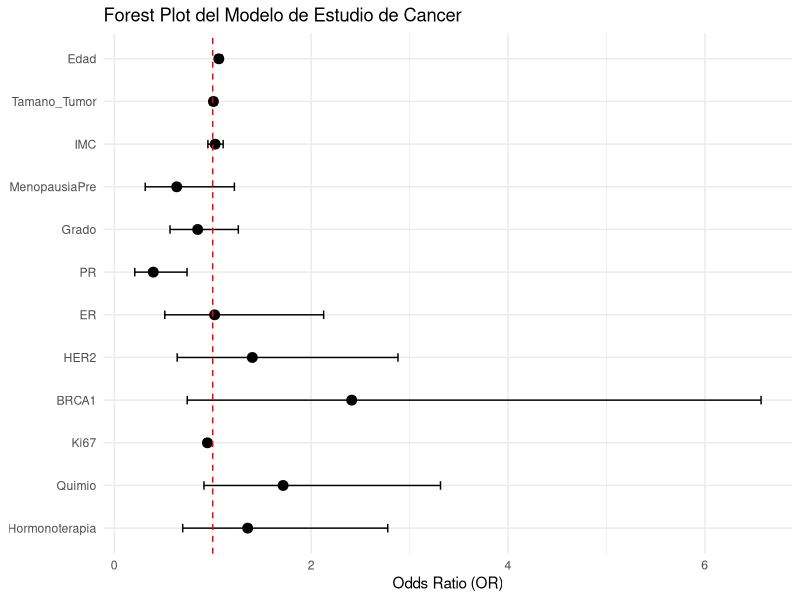
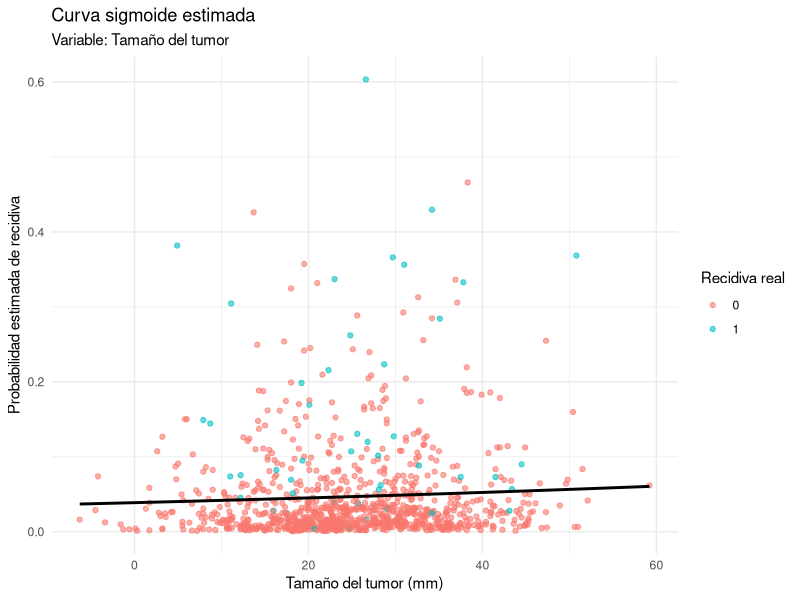

Write R code to recreate these figures, in order. (Note: this script raises an error after producing the figures.)
#---- 1. SIMULACION DE DATOS DE CANCER ----
##---- 1.1 FIJANDO LA SEMILLA y DIRECTORIO DE TRABAJO ----
setwd("~/Documents/GitHub/DeepLearningReview/0-Notes/DataSets")
##---- 1.2 LLAMADO DE LIBRERIAS ----
library(ggplot2)
library(dplyr)
library(dplyr)
library(ggplot2)
##---- 1.3 INICIALIZANDO LAS VARIABLES Y PARAMETROS ----
n <- 1000
set.seed(123)
##---- 1.4 INICIALIZANDO LAS VARIABLES Y PARAMETROS ----
edad <- round(rnorm(n, mean = 55, sd = 10))                        # Edad en años
bmi  <- round(rnorm(n, mean = 27, sd = 4), 1)                      # Índice de Masa Corporal
menopausia   <- sample(c("Pre", "Post"), n, replace = TRUE, prob = c(0.4, 0.6)) # Estado menopáusico
menopausia_post <- ifelse(menopausia == "Post", 1, 0)
tamano_tumor <- round(rnorm(n, mean = 25, sd = 10), 1)                # Tamaño del tumor (mm)
er_status    <- sample(c(0,1), n, replace = TRUE, prob = c(0.3, 0.7)) # Receptor de estrógeno
pr_status    <- sample(c(0,1), n, replace = TRUE, prob = c(0.4, 0.6)) # Receptor de progesterona
her2_status  <- sample(c(0,1), n, replace = TRUE, prob = c(0.8, 0.2)) # HER2
brca1_mut    <- sample(c(0,1), n, replace = TRUE, prob = c(0.95, 0.05)) # Mutación BRCA1
ki67         <- round(runif(n, min = 5, max = 60), 1)                   # Índice Ki-67 (%)
quimio       <- rbinom(n, 1, prob = 0.5)                                # Quimioterapia
hormonoterapia    <- rbinom(n, 1, prob = 0.6)                           # Hormonoterapia
grado_histologico <- sample(1:3, n, replace = TRUE, prob = c(0.3, 0.4, 0.3))  # Grado histológico
##---- 1.5 GENERACION DEL MODELO  LOGIT ----
lp <- -3.5 +
  0.04 * (edad - 50) + 0.02 * (bmi - 25) +  # efecto leve del IMC
  0.5  * menopausia_post +       # efecto positivo para postmenopáusicas
  0.03 * (tamano_tumor - 20) +
  0.3  * er_status -             # efecto protector por receptor de estrógeno
  0.4  * pr_status +  0.8  * her2_status +
  1.2  * brca1_mut -  0.05 * ki67 +
  0.6  * quimio +                  # quimioterapia reduce riesgo de recidiva
  0.5  * hormonoterapia -  0.1 * (grado_histologico - 1)
prob_recidiva <- 1 / (1 + exp(-lp))
recidiva      <- rbinom(n, 1, prob = prob_recidiva)
##---- 1.6 CREACION DATA FRAME ----
datos_cancer <- data.frame(
  Edad = edad,  IMC = bmi,  Menopausia = menopausia,  
  Tamano_Tumor = tamano_tumor,  Grado  = grado_histologico,  
  ER    = er_status,  PR   = pr_status,  HER2  = her2_status,
  BRCA1 = brca1_mut,  Ki67 = ki67,       Quimio = quimio,  
  Hormonoterapia = hormonoterapia,  Recidiva = recidiva)
View(datos_cancer); head(datos_cancer)
##---- 1.7 CREACION DE ARCHIVO .csv ---- 
write.csv(datos_cancer, "datos_simulados_cancer.csv", row.names = FALSE)
##---- 1.8 MODELO DE REGRESIÓN LOGÍSTICA: estimación MLE ----
modelo_cancer <- glm(Recidiva ~ Edad + Tamano_Tumor + IMC + Menopausia +
                       Grado + PR + ER + HER2 + BRCA1 + Ki67 + Quimio + Hormonoterapia,
              data = datos_cancer, family = binomial)
summary(modelo_cancer)
##---- 1.9 RAZONES DE MOMIOS E INTERVALOS DE CONFIANZA ----
exp_coef <- exp(coef(modelo_cancer))
exp_ci <- exp(confint(modelo_cancer))
##---- 1.10 RESUMEN DEL CALCULO DE MOMIOS ----
or_tabla <- data.frame(
  Variable = names(exp_coef),
  OR = round(exp_coef, 3),
  IC_inf = round(exp_ci[,1], 3),
  IC_sup = round(exp_ci[,2], 3)
)
print(or_tabla)
##---- 1.11 PREPARANDO LA GRAFICA ---
or_tabla_plot <- or_tabla[or_tabla$Variable != "(Intercept)", ]
or_tabla_plot$Variable <- factor(or_tabla_plot$Variable, 
                                 levels = rev(or_tabla_plot$Variable))
##---- 1.12 GENERACION DE LA GRAFICA ----
ggplot(or_tabla_plot, aes(x = OR, y = Variable)) +
  geom_point(size = 3) +
  geom_errorbarh(aes(xmin = IC_inf, xmax = IC_sup), height = 0.2) +
  geom_vline(xintercept = 1, linetype = "dashed", color = "red") +
  labs(title = "Forest Plot del Modelo de Estudio de Cancer",
       x = "Odds Ratio (OR)", y = NULL) +
  theme_minimal()
##---- 1.13 GRAFICANDO PREDICCIONES ----
datos_cancer$prob_predicha <- predict(modelo_cancer, type = "response")
datos_cancer$clasificacion <- ifelse(datos_cancer$prob_predicha >= 0.5, 1, 0)
table(Real = datos_cancer$Recidiva, Predicho = datos_cancer$clasificacion)
ggplot(datos_cancer, aes(x = Tamano_Tumor, y = prob_predicha)) +
  geom_point(aes(color = as.factor(Recidiva)), alpha = 0.6) +
  stat_smooth(method = "glm", method.args = list(family = binomial), se = FALSE, color = "black") +
  labs(title = "Curva sigmoide estimada",
       subtitle = "Variable: Tamaño del tumor",
       x = "Tamaño del tumor (mm)",
       y = "Probabilidad estimada de recidiva",
       color = "Recidiva real") + theme_minimal()
#---- 2 ECUACIONES IMPORTANTES ----
##---- 2.1 CALCULO DE LA LOG-VEROSIMILITUD ----  
loglik_manual <- function(beta, X, y) {
  eta <- X %*% beta;
  p <- 1 / (1 + exp(-eta));
  sum(y * log(p) + (1 - y) * log(1 - p));
  }
##---- 2.2 Función sigmoide ----
sigmoid <- function(z) {
  1 / (1 + exp(-z))
}
##---- 2.3 Función de pérdida: log-verosimilitud negativa ----
log_likelihood <- function(beta, X, y) {
  p <- sigmoid(X %*% beta)
  -sum(y * log(p + 1e-10) + (1 - y) * log(1 - p + 1e-10))  # pequeña corrección numérica
}
##---- 2.4 Gradiente de la pérdida ----
log_likelihood_grad <- function(beta, X, y) {
  p <- sigmoid(X %*% beta)
  t(X) %*% (p - y)
}
##---- 2.5 Gradiente Conjugado no lineal (Fletcher-Reeves simplificado) ----
gradiente_conjugado <- function(X, y, max_iter = 1000, tol = 1e-6) {
  n <- ncol(X)
  beta <- rep(0, n)
  g <- log_likelihood_grad(beta, X, y)
  d <- -g
  for (i in 1:max_iter) {
    alpha <- 0.01
    beta_new <- beta + alpha * d
    g_new <- log_likelihood_grad(beta_new, X, y)
    if (sqrt(sum(g_new^2)) < tol) {
      cat("Convergencia alcanzada en iteración", i, "\n")
      return(beta_new)
    }
    beta_FR <- sum(g_new^2) / sum(g^2)
    d <- -g_new + beta_FR * d
    beta <- beta_new
    g <- g_new
  }
  warning("No convergió") # investigar como se implemento 
  return(beta) # el Gradiente conjugado
}
#---- 3. IMPLEMENTACION ----
X <- model.matrix(modelo_cancer); print(X)
y <- datos_cancer$Recidiva; print(y)
beta_hat <- coef(modelo_cancer)
loglik_manual(beta_hat, X, y)  # Debería ser cercano al logLik(modelo)

X <- model.matrix(Recidiva ~ Edad + Tamano_Tumor + 
                    Grado + PR + HER2 + BRCA1 + Ki67 +
                    Hormonoterapia, data = datos_cancer); print(X)
y <- datos_cancer$Recidiva; print(y)
coef_conjugado <- gradiente_conjugado(X, y)
coef_glm <- coef(glm(Recidiva ~ Edad + Tamano_Tumor + Grado + PR + 
                       HER2 + BRCA1 + Ki67 + Hormonoterapia,
                     data = datos_cancer, family = binomial))
round(data.frame(
  Variable = names(coef_glm),
  Coef_GLM = coef_glm,
  Coef_GradConj = coef_conjugado
), 4)
#---- 4. NUEVO EJERCICIO DE SIMULACION ----
##---- 4.1 INICIALIZACION DE VARIABLES ----
set.seed(123)
n <- 500
edad <- round(runif(n, 25, 80))
tamano_tumor <- round(runif(n, 5, 50))
progesterona <- round(runif(n, 1, 100))
HER2 <- rbinom(n, 1, 0.25)
RE <- rbinom(n, 1, 0.6)
RP <- rbinom(n, 1, 0.55)
densidad_mamaria <- sample(1:4, n, replace = TRUE)
###---- 4.2. Coeficientes simulados----
log_odds <- -4 + 0.03 * edad + 0.05 * tamano_tumor - 0.1 * progesterona +
  0.8 * HER2 + 0.6 * RE + 0.5 * RP + 0.3 * densidad_mamaria
###---- 4.3. Probabilidad y diagnóstico ----
prob <- 1 / (1 + exp(-log_odds))
diagnostico <- rbinom(n, 1, prob)
###---- 4.4. Base de datos ----
datos <- data.frame(edad, tamano_tumor, progesterona,
                    HER2, RE, RP, densidad_mamaria, 
                    diagnostico)
###---- 4.5. Modelo de regresión logística (MLE) ----
modelo <- glm(diagnostico ~ ., data = datos, family = binomial)
summary(modelo)
###---- 4.6. Comparar coeficientes verdaderos vs estimados----
coef_verdaderos <- c(-4, 0.03, 0.05, -0.1, 0.8, 0.6, 0.5, 0.3)
names(coef_verdaderos) <- names(coef(modelo))
comparacion <- data.frame(
  Coef_Verdadero = coef_verdaderos,
  Coef_Estimado = coef(modelo)
)
print(comparacion)
###---- 4.7. Visualizar con función sigmoide ----
datos$probabilidad_estimada <- predict(modelo, type = "response")
ggplot(datos, aes(x = edad, y = probabilidad_estimada, color = factor(diagnostico))) +
  geom_point(alpha = 0.6) +
  stat_function(fun = function(x) 1 / (1 + exp(-(-4 + 0.03 * x + 0.05 * 25 - 0.1 * 50))),
                color = "black", linetype = "dashed", size = 1.2) +
  labs(title = "Función Sigmoide Estimada vs Real",
       x = "Edad", y = "Probabilidad Estimada",
       color = "Diagnóstico") +
  theme_minimal()

write.csv(datos_cancer, "datos_cancer_simulados.csv", row.names = FALSE)
View(datos_cancer)
head(datos_cancer)
